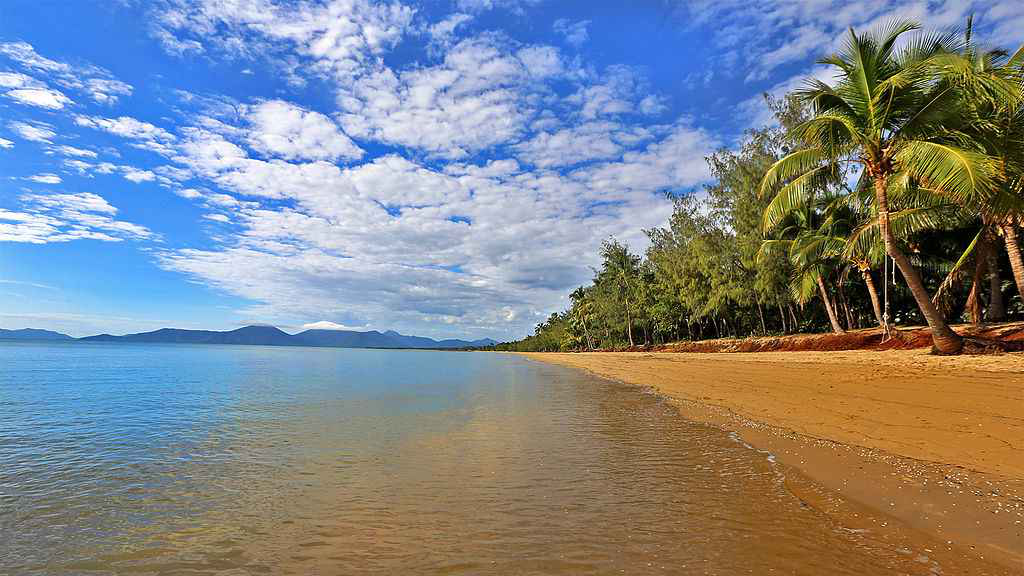
#> input picture PycharmProjects/0304_new/Holloways_beach.png, 1024 x 576 px
$ python '一般圖像化濾化成果.py'
#> lines starting #> are read from the running program, lines starting #| are printed output that depends on the picture
import cv2
import numpy as np
img = cv2.imread('Holloways_beach.png')
#> img is the input picture: shape (576, 1024, 3); mean B, G, R 141.2, 134.6, 128.1
img2 = cv2.cvtColor(img, cv2.COLOR_BGR2GRAY)
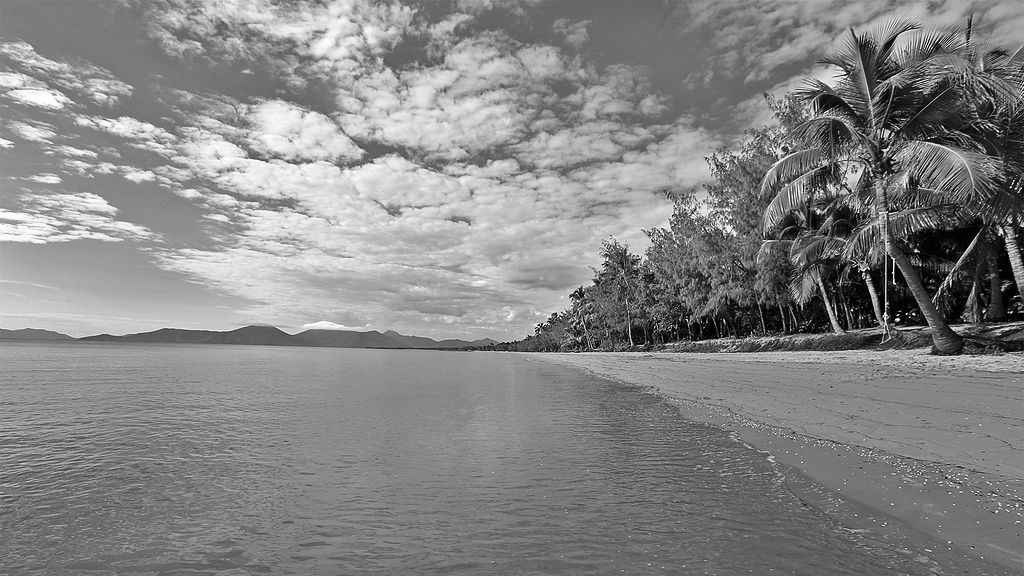
#> img2: shape (576, 1024); min 0, max 255, mean 133.4
print('建立kernel-1, 銳利化')
kernel1 = np.array(([0, -1, 0],
                   [-1, 5, -1],
                   [0, -1, 0]),
                   dtype= 'int')
print('建立kernel-2, 模糊化')
kernel2 = np.array(([0.0625, 0.0125, 0.0625],
                   [0.125, 0.35, 0.125],
                   [0.0625, 0.0125, 0.0625]),
                   np.float32)
img3 = cv2.filter2D(img2, -1, kernel1)
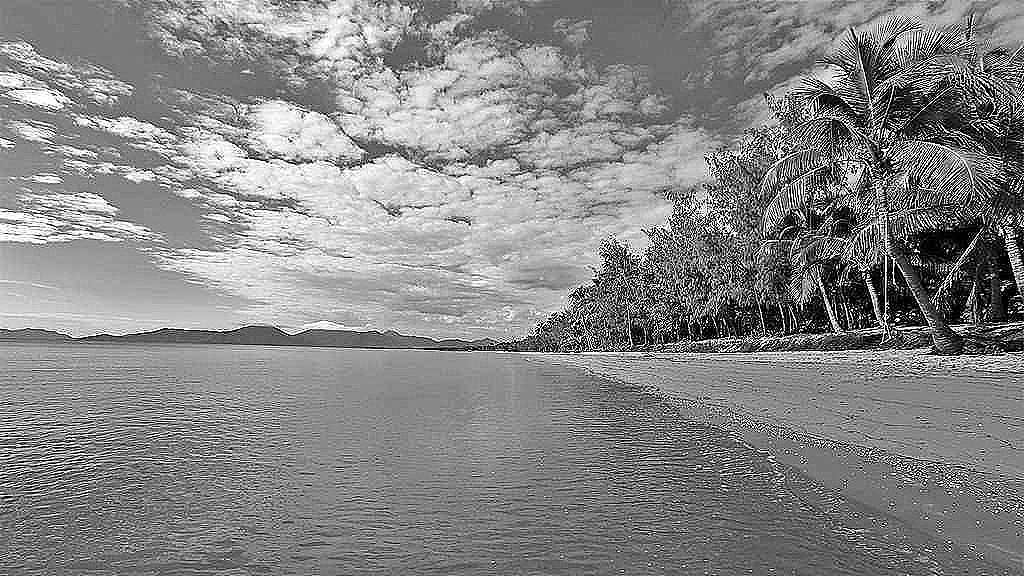
#> img3: shape (576, 1024); min 0, max 255, mean 134.4
img4 = cv2.filter2D(img2, -1, kernel2)
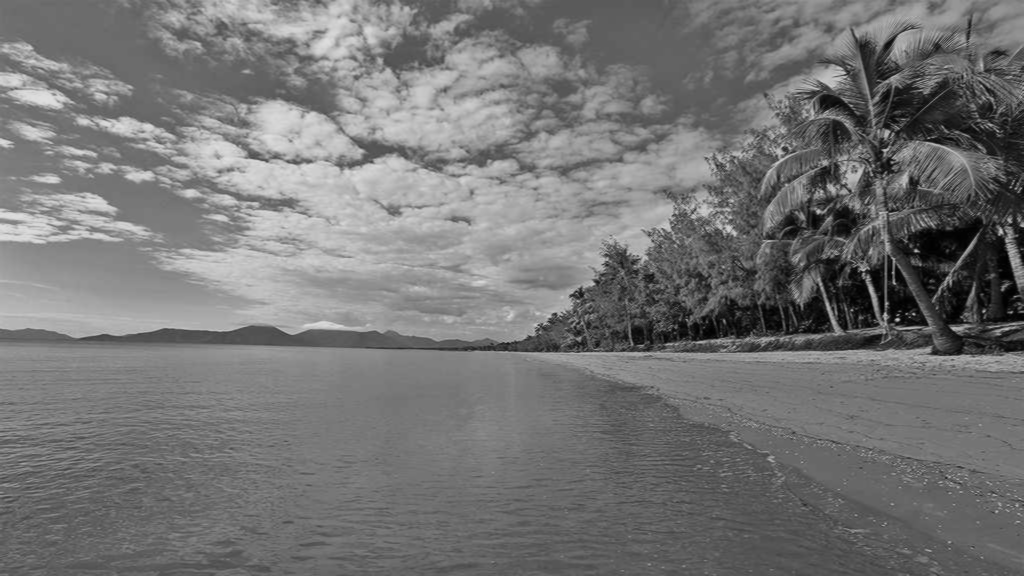
#> img4: shape (576, 1024); min 0, max 223, mean 116.7
cv2.imshow('Original', img2)
cv2.imshow('kernel1', img3)
cv2.imshow('kernel2', img4)
cv2.waitKey(0)
cv2.destroyAllWindows()
print('顯示數值資訊:img2')
print(np.array(img2))
#> (printed output is left out)
print('顯示數值資訊:img3')
print(np.array(img3))
#> (printed output is left out)
print('顯示數值資訊:img4')
print(np.array(img4))
#> (printed output is left out)
